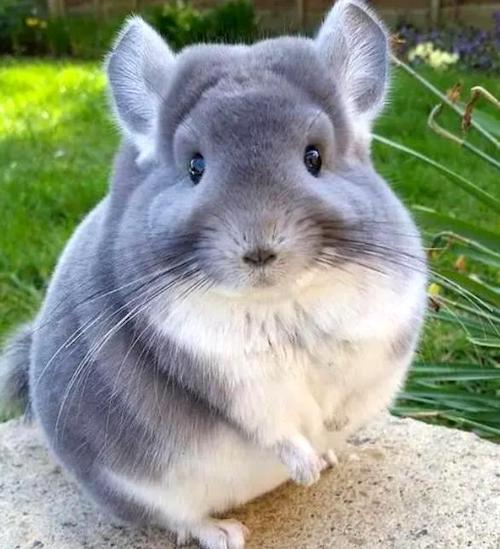
#> input picture cat.jpeg, 500 x 549 px
$ python test3-5.py
#> lines starting #> are read from the running program, lines starting #| are printed output that depends on the picture
"""
图像加权和
"""
import cv2
import numpy as np
a = cv2.imread('./cat.jpeg')
#> a is the input picture: shape (549, 500, 3); mean B, G, R 136.7, 151.9, 143.6
b = cv2.imread('./dog.png')
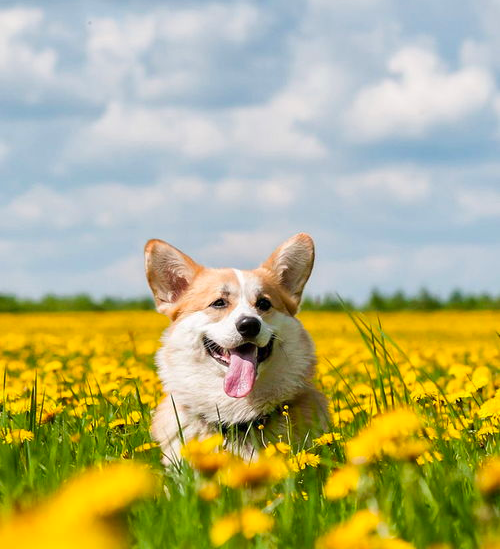
#> input picture dog.png, 500 x 549 px
#> b is the input picture: shape (549, 500, 3); mean B, G, R 124.6, 176.6, 179.2
result = cv2.addWeighted(a, 0.6, b, 0.4, 0)
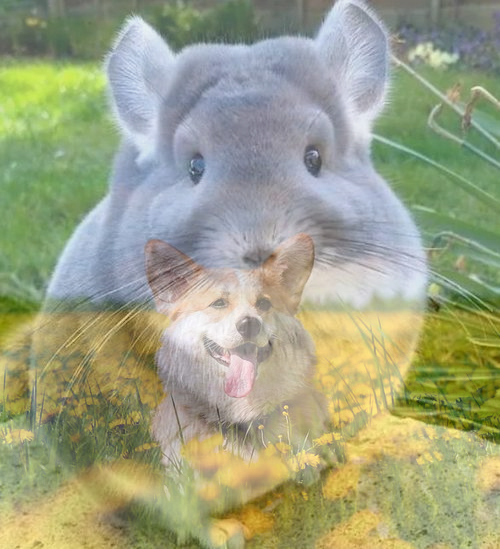
#> result: shape (549, 500, 3); mean B, G, R 131.8, 161.8, 157.8
# result = cv2.add(a, b)
cv2.imshow('test', result)
cv2.waitKey()
